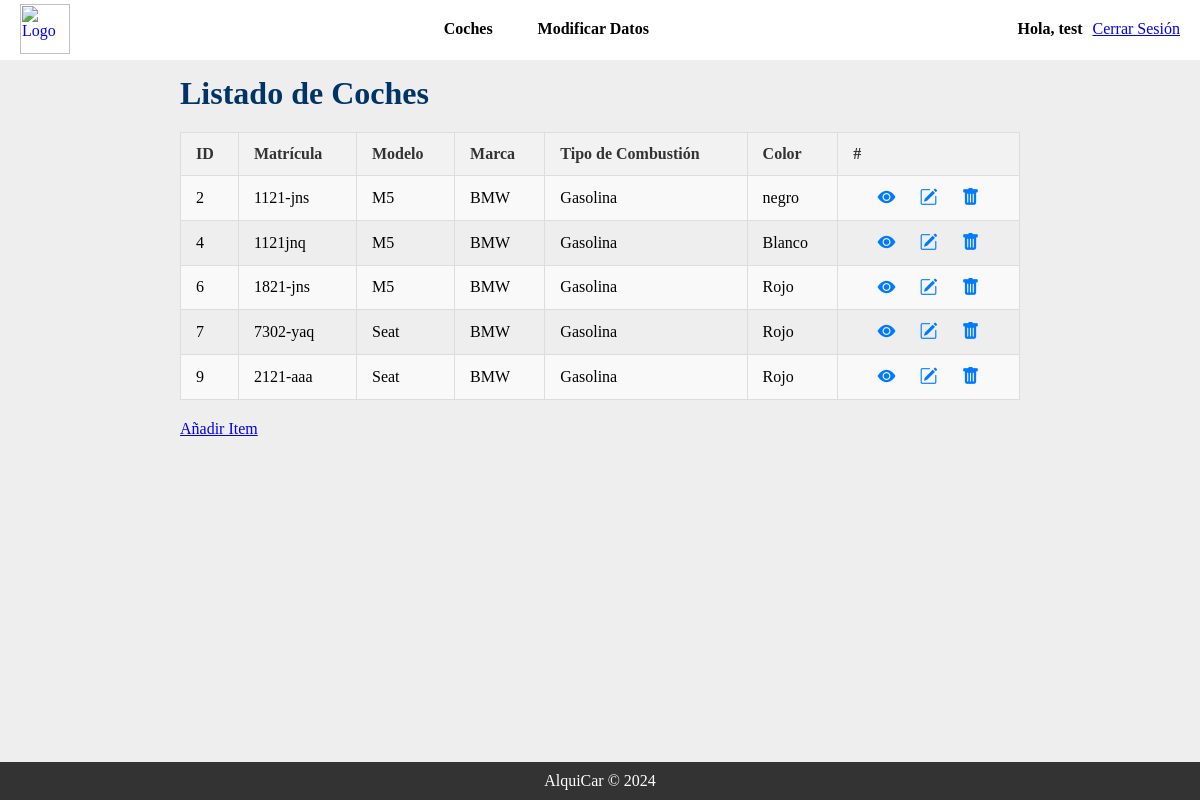
The page /app/items.php (signed in) on the database its author committed.
### tables this page shows
CREATE TABLE `coches` (
  `id` int(11) NOT NULL,
  `matricula` varchar(10) DEFAULT NULL,
  `tipo_combustion` varchar(20) DEFAULT NULL,
  `modelo` varchar(50) DEFAULT NULL,
  `color` varchar(20) DEFAULT NULL,
  `marca` varchar(50) DEFAULT NULL
);

### app/items.php (the view, shortened to what this page needs)
<?php
require_once 'plantillas/header.php';
?>
    <link rel="stylesheet" href="https://cdn.jsdelivr.net/npm/bootstrap-icons@1.8.1/font/bootstrap-icons.css">
    <div class="body-margen">
        <h1>Listado de Coches</h1>
        <table border="1">
            <tr>
                <th>ID</th>
                <th>Matrícula</th>
                <th>Modelo</th>
                <th>Marca</th>
                <th>Tipo de Combustión</th>
                <th>Color</th>
                <th>#</th>
            </tr>
            <?php
            $sql = "SELECT * FROM coches";
            $stmt = $conn->prepare($sql);
            $stmt->execute();
            $result = $stmt->get_result();
            $coches = array();
            while ($row = $result->fetch_assoc()) {
                $coches[] = $row;
            }
            ?>
            <?php foreach ($coches as $coche): ?>
            <tr>
                <form method="post">
                    <td> <?php echo $coche['id']; ?> </td>
                    <td> <?php echo $coche['matricula']; ?> </td>
                    <td> <?php echo $coche['modelo']; ?> </td>
                    <td> <?php echo $coche['marca']; ?> </td>
                    <td> <?php echo $coche['tipo_combustion']; ?> </td>
                    <td> <?php echo $coche['color']; ?> </td>
                    <td>
                        <a href="show_item.php?id=<?php echo $coche['id']; ?>"><i class="bi bi-eye-fill"></i></a>
                        <?php if (isset($_SESSION['username'])): ?>
                            <a href="modify_item.php?id=<?php echo $coche['id']; ?>"><i class="bi bi-pencil-square"></i></a>
                            <a href="delete_item.php?id=<?php echo $coche['id']; ?>"><i class="bi bi-trash-fill"></i></a>
                        <?php endif; ?>
                    </td>
                </form>
            </tr>
            <?php endforeach; ?>
        </table>
        <?php if (isset($_SESSION['username'])): ?>
            <div style="align: right;">
                <a href="add_item.php" >Añadir Item</a>
            </div>
        <?php endif; ?>
    </div>
<?php
require_once 'plantillas/footer.php';
?>

### app/plantillas/header.php (shortened to what this page needs)
<html lang="es">
<head>
    <link rel="stylesheet" href="https://cdn.jsdelivr.net/npm/bootstrap-icons@1.8.1/font/bootstrap-icons.css">
    <link rel="stylesheet" href="css/header.css">
    <link rel="stylesheet" href="css/body.css">
</head>
<body>
    <header>
        <nav class="navbar">
            <div class="logo">
                <a href="index.php">
                    <img src="https://i0.wp.com/blogmaldito.com/wp-content/uploads/2014/03/logo-coche.jpg?ssl=1" alt="Logo">
                </a>
            </div>
            <ul class="nav-links">
                <li><a href="items.php"><i class="fas fa-car"></i> Coches</a></li>
                <?php if (isset($_SESSION['username'])): ?>
                    <li><a href="modificar_datos.php"><i class="fas fa-user-edit"></i> Modificar Datos</a></li>
                <?php endif; ?>
            </ul>
            <div class="profile">
                <?php if (isset($_SESSION['username'])): ?>
                    <span class="profile-name">Hola, <?php echo htmlspecialchars($_SESSION['username']); ?></span>
                    <a href="logout.php" class="logout">Cerrar Sesión</a>
                <?php else: ?>
                    <a href="login.php" class="profile-name">LogIn</a>
                <?php endif; ?>
            </div>
        </nav>
    </header>

### app/plantillas/footer.php
    </body>
    <footer style="background-color: #333; color: #fff; padding: 10px; text-align: center; position: fixed; bottom: 0; left: 0; width: 100%; margin: 0;">
        <div class="container-fluid" style="padding: 0; margin: 0;">
            <p class="text-center" style="margin: 0;">AlquiCar &copy; <?php echo date("Y"); ?></p>
        </div>
    </footer>
</html>

### app/css/header.css (style rules this page uses)
* { margin: 0; padding: 0; box-sizing: border-box; }
.navbar { display: flex; justify-content: space-between; align-items: center; background-color: white; padding: 10px 20px; height: 60px; border-bottom: 2px solid white; }
.logo img { height: 50px; width: auto; }
.nav-links { list-style: none; display: flex; gap: 20px; }
.nav-links li { display: inline; }
.nav-links a { text-decoration: none; color: black; font-weight: bold; padding: 5px 10px; transition: color 0.3s; display: flex; align-items: center; }
.profile { display: flex; align-items: center; gap: 10px; }
.profile-name { color: black; font-weight: bold; text-decoration: none; }

### app/css/body.css (style rules this page uses)
body { background-color: #eee; }
.body-margen { margin-top: 15px; margin-left: 15%; margin-right: 15%; }
h1 { color: #003366; }

### app/items.php (style rules this page uses)
table { width: 100%; border-collapse: collapse; margin: 20px 0; font-size: 16px; text-align: left; }
table, th, td { border: 1px solid #dddddd; }
th, td { padding: 12px 15px; }
th { background-color: #f2f2f2; font-weight: bold; color: #333; }
tr:nth-child(even) { background-color: #f9f9f9; }
td a { text-decoration: none; color: #007bff; padding: 5px 10px; }
td a i { font-size: 18px; }
td:last-child { text-align: center; }

### rows shown on the page
coches: id "2", matricula "1121-jns", modelo "M5", marca "BMW", tipo_combustion "Gasolina", color "negro"
coches: id "4", matricula "1121jnq", modelo "M5", marca "BMW", tipo_combustion "Gasolina", color "Blanco"
coches: id "6", matricula "1821-jns", modelo "M5", marca "BMW", tipo_combustion "Gasolina", color "Rojo"
coches: id "7", matricula "7302-yaq", modelo "Seat", marca "BMW", tipo_combustion "Gasolina", color "Rojo"
coches: id "9", matricula "2121-aaa", modelo "Seat", marca "BMW", tipo_combustion "Gasolina", color "Rojo"

### other values the page prints
$_SESSION['username'] "test"
